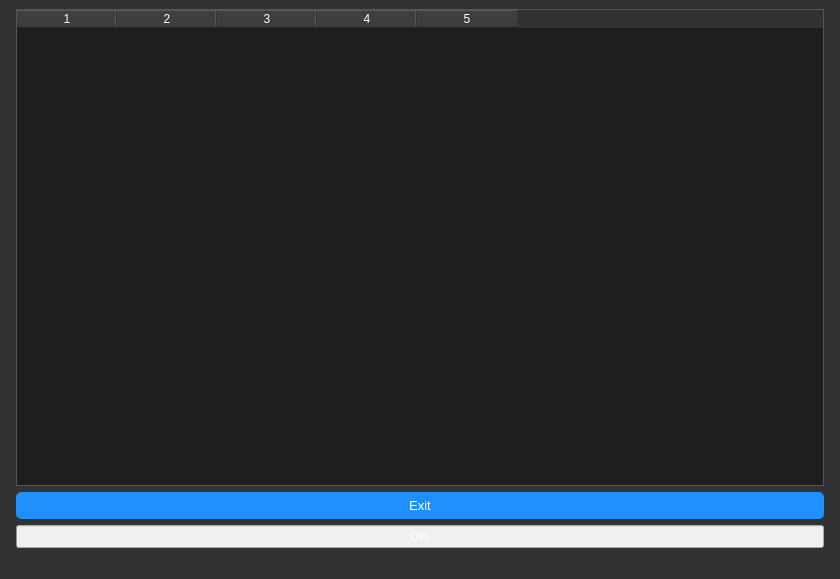
<?xml version="1.0" encoding="UTF-8"?>
<ui version="4.0">
 <class>MainWindow</class>
 <widget class="QMainWindow" name="MainWindow">
  <property name="geometry">
   <rect>
    <x>0</x>
    <y>0</y>
    <width>840</width>
    <height>579</height>
   </rect>
  </property>
  <property name="windowTitle">
   <string>MainWindow</string>
  </property>
  <property name="styleSheet">
   <string notr="true">QWidget {
    background-color: #323232;
    color: #FFFFFF;
}

QTableWidget {
    background-color: #1E1E1E;
    color: #FFFFFF;
    border: 1px solid #555555;
}

QHeaderView::section {
    background-color: #333333;
    color: #FFFFFF;
}

QPushButton {
    background-color: #1E90FF; /* Blue */
    color: #FFFFFF;
    border: 1px solid #1E90FF;
    padding: 5px;
    border-radius: 5px;
}

QPushButton:hover {
    background-color: #007FFF; /* Darker Blue on Hover */
    border: 1px solid #007FFF;
}
</string>
  </property>
  <widget class="QWidget" name="centralwidget">
   <property name="styleSheet">
    <string notr="true"/>
   </property>
   <layout class="QGridLayout" name="gridLayout">
    <property name="leftMargin">
     <number>16</number>
    </property>
    <property name="rightMargin">
     <number>16</number>
    </property>
    <item row="1" column="0">
     <widget class="QPushButton" name="pushButton">
      <property name="font">
       <font>
        <pointsize>10</pointsize>
       </font>
      </property>
      <property name="text">
       <string>Exit</string>
      </property>
     </widget>
    </item>
    <item row="2" column="0">
     <widget class="QProgressBar" name="progressBar">
      <property name="font">
       <font>
        <family>Segoe UI</family>
        <pointsize>10</pointsize>
       </font>
      </property>
      <property name="styleSheet">
       <string notr="true">QProgressBar {
    background-color: #f0f0f0;
}

QProgressBar::chunk {
    background-color: rgb(30, 144, 255):
}</string>
      </property>
      <property name="value">
       <number>0</number>
      </property>
     </widget>
    </item>
    <item row="0" column="0">
     <widget class="QTableWidget" name="tableWidget">
      <property name="sizePolicy">
       <sizepolicy hsizetype="Expanding" vsizetype="Expanding">
        <horstretch>0</horstretch>
        <verstretch>0</verstretch>
       </sizepolicy>
      </property>
      <property name="font">
       <font>
        <pointsize>10</pointsize>
       </font>
      </property>
      <property name="columnCount">
       <number>5</number>
      </property>
      <attribute name="horizontalHeaderMinimumSectionSize">
       <number>39</number>
      </attribute>
      <attribute name="verticalHeaderCascadingSectionResizes">
       <bool>false</bool>
      </attribute>
      <attribute name="verticalHeaderMinimumSectionSize">
       <number>40</number>
      </attribute>
      <column/>
      <column/>
      <column/>
      <column/>
      <column/>
     </widget>
    </item>
   </layout>
  </widget>
  <widget class="QStatusBar" name="statusbar"/>
 </widget>
 <resources/>
 <connections/>
</ui>
